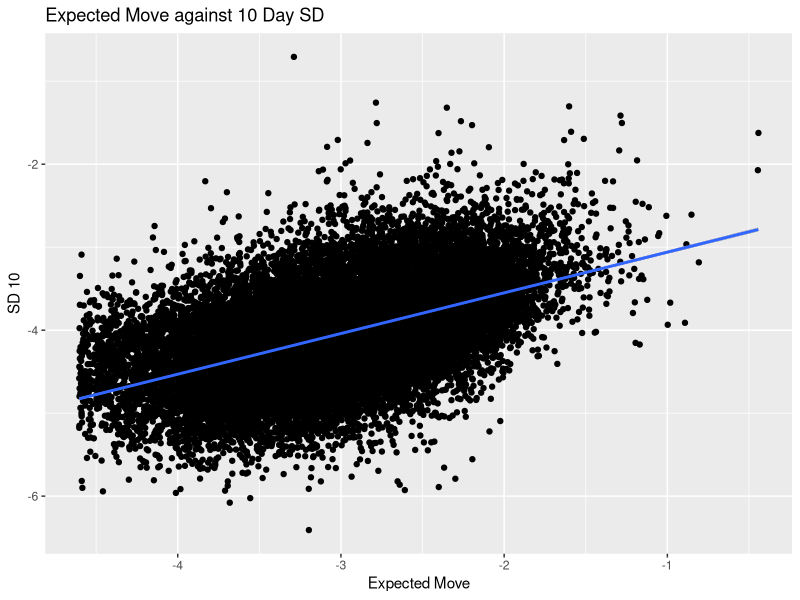
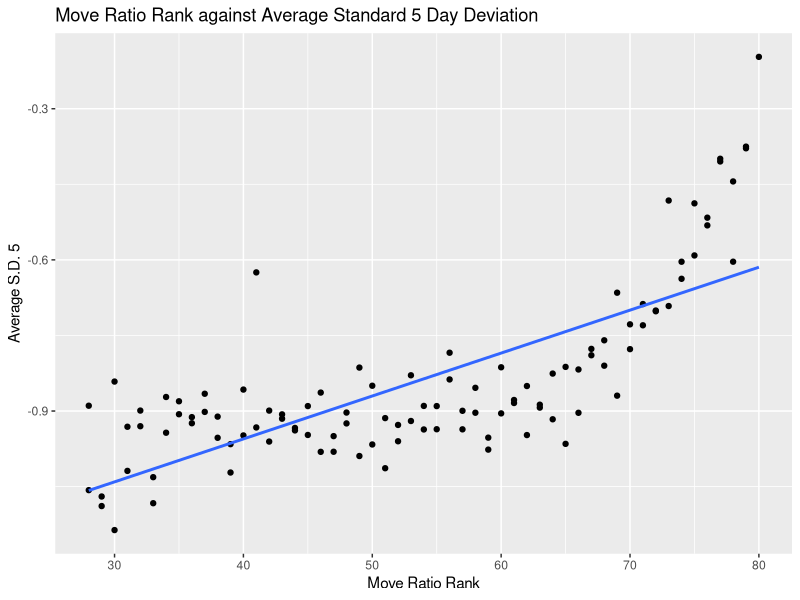
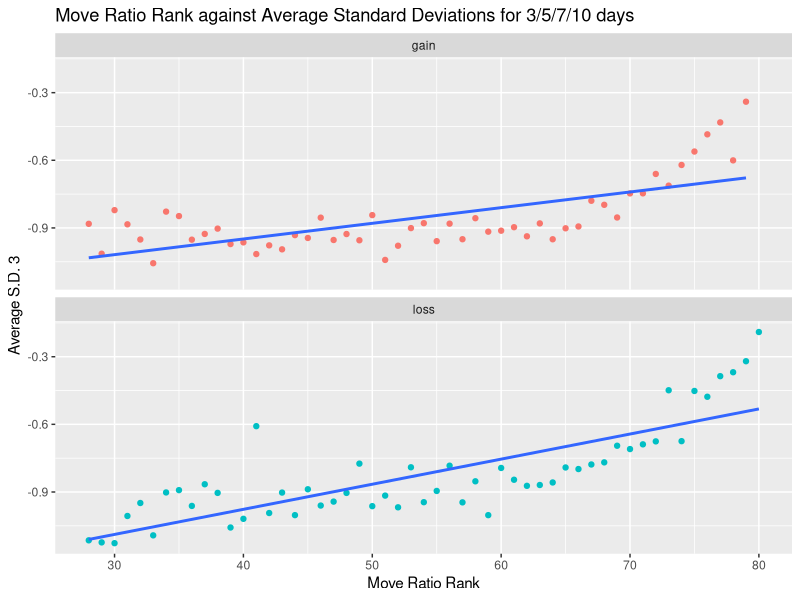
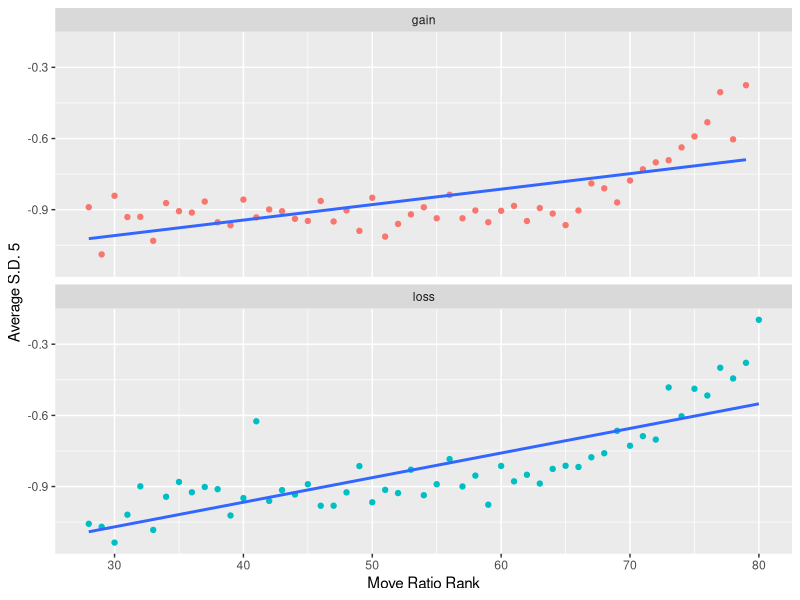
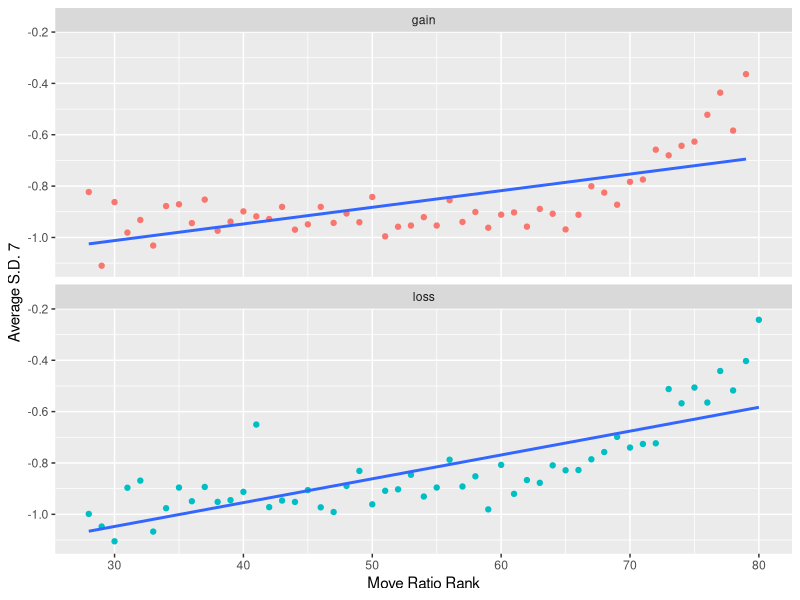
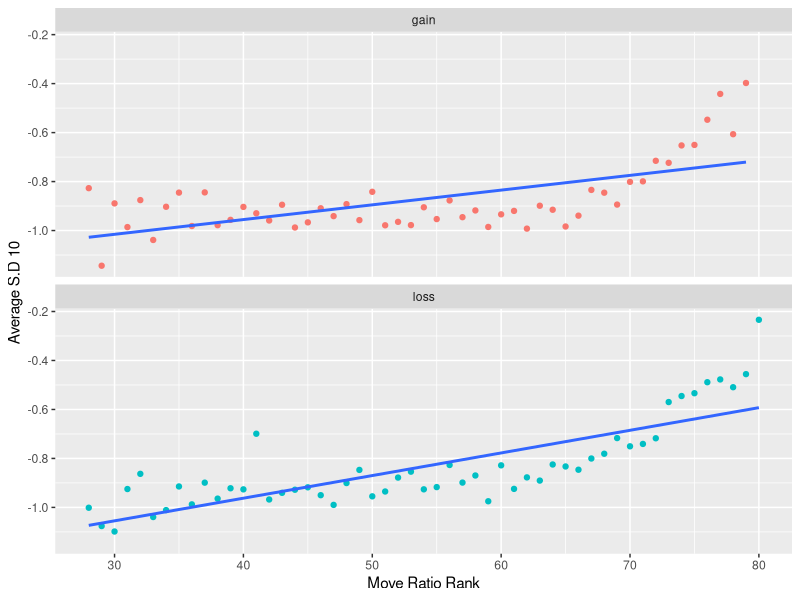

Reproduce these figures in R, in order.
## ---- chunk 1
knitr::opts_chunk$set(echo = TRUE)
library(tidyverse)
df_post_earnings <- read_csv("post_earnings_realized_volatility.csv")
library(gridExtra)
## ---- chunk 2
#massage data to how we wnt to graph it
df_post_earnings <-
  df_post_earnings %>% 
    filter(expected_move > 0.01)

df_post_earnings <-
  df_post_earnings %>% 
    filter(move_ratio > 0.01)

df_post_earnings <-
  df_post_earnings %>% 
    mutate(gain_loss = map_chr(actual_move, function(move) if(move < 0) {"loss"} else {"gain"}))

df_post_earnings <-
  df_post_earnings %>% 
    mutate(move_ratio_bucket = cut(log(move_ratio), 100, labels = FALSE))
## ---- chunk 3
#noisy sd 20 vs move ratio
# df_post_earnings %>% 
#   group_by(move_ratio_bucket, gain_loss) %>% 
#   summarize(avg_sd_20_ratio = (mean(sd_20/expected_move))
#             ,num_obs = n()) %>% 
#   filter(num_obs > 50) %>% 
#   ggplot() + geom_point(mapping = aes(x = move_ratio_bucket, 
#                                       y = avg_sd_20_ratio, color = gain_loss)) +
#   geom_smooth(mapping = aes(x = move_ratio_bucket, 
#                             y = avg_sd_20_ratio), method = "lm",
#               se = F)

  # graph move ratio vs SD/expected, log() possibly
df_post_earnings %>% 
  ggplot() + geom_point(mapping = aes(
    y = log(sd_10), x = log(expected_move)  
    ))+
  geom_smooth(mapping = aes(
    x = log(expected_move), y = log(sd_10)
    ), method = "lm")+
  labs(y = "SD 10", x = "Expected Move", title = "Expected Move against 10 Day SD")
## ---- chunk 4
# cleaned up SD 7 vs ratio, without gain vs loss
df_post_earnings %>% 
  group_by(move_ratio_bucket, gain_loss) %>% 
  summarize(avg_sd_05_ratio = log(mean(sd_05/expected_move))
            ,num_obs = n()) %>% 
  filter(num_obs > 50) %>% 
  ggplot() + geom_point(mapping = aes(x = move_ratio_bucket, 
                                      y = avg_sd_05_ratio),# color = gain_loss),
                        show.legend = F) +
  geom_smooth(mapping = aes(x = move_ratio_bucket, y = avg_sd_05_ratio), method = "lm",
              se = F) +
  # facet_wrap(~ gain_loss, ncol = 1)+
  labs(x = "Move Ratio Rank", y = "Average S.D. 5",
       title = "Move Ratio Rank against Average Standard 5 Day Deviation")
## ---- chunk 5
# define graphs
# p1 <-
df_post_earnings %>% 
  group_by(move_ratio_bucket, gain_loss) %>% 
  summarize(avg_sd_03_ratio = log(mean(sd_03/expected_move))
            ,num_obs = n()) %>% 
  filter(num_obs > 50) %>% 
  ggplot() + geom_point(mapping = aes(x = move_ratio_bucket, 
                                      y = avg_sd_03_ratio, color = gain_loss),
                        show.legend = F) +
  geom_smooth(mapping = aes(x = move_ratio_bucket, y = avg_sd_03_ratio), method = "lm",
              se = F) +
  facet_wrap(~ gain_loss, ncol = 1)+
  labs(x = "Move Ratio Rank", y = "Average S.D. 3",
       title = "Move Ratio Rank against Average Standard Deviations for 3/5/7/10 days")

# p2 <-
df_post_earnings %>% 
  group_by(move_ratio_bucket, gain_loss) %>% 
  summarize(avg_sd_05_ratio = log(mean(sd_05/expected_move))
            ,num_obs = n()) %>% 
  filter(num_obs > 50) %>% 
  ggplot() + geom_point(mapping = aes(x = move_ratio_bucket, 
                                      y = avg_sd_05_ratio, color = gain_loss),
                        show.legend = F) +
  geom_smooth(mapping = aes(x = move_ratio_bucket, y = avg_sd_05_ratio), method = "lm",
              se = F) +
  facet_wrap(~ gain_loss, ncol = 1)+
  labs(x = "Move Ratio Rank", y = "Average S.D. 5")

# p3 <-
df_post_earnings %>% 
  group_by(move_ratio_bucket, gain_loss) %>% 
  summarize(avg_sd_07_ratio = log(mean(sd_07/expected_move))
            ,num_obs = n()) %>% 
  filter(num_obs > 50) %>% 
  ggplot() + geom_point(mapping = aes(x = move_ratio_bucket, 
                                      y = avg_sd_07_ratio, color = gain_loss),
                        show.legend = F) +
  geom_smooth(mapping = aes(x = move_ratio_bucket, y = avg_sd_07_ratio), method = "lm",
              se = F) +
  facet_wrap(~ gain_loss, ncol = 1)+
  labs(x = "Move Ratio Rank", y = "Average S.D. 7")

# p4 <-
df_post_earnings %>% 
  group_by(move_ratio_bucket, gain_loss) %>% 
  summarize(avg_sd_10_ratio = log(mean(sd_10/expected_move))
            ,num_obs = n()) %>% 
  filter(num_obs > 50) %>% 
  ggplot() + geom_point(mapping = aes(x = move_ratio_bucket, 
                                      y = avg_sd_10_ratio, color = gain_loss),
                        show.legend = F) +
  geom_smooth(mapping = aes(x = move_ratio_bucket, y = avg_sd_10_ratio), method = "lm",
              se = F) +
  facet_wrap(~ gain_loss, ncol = 1)+
  labs(x = "Move Ratio Rank", y = "Average S.D 10")

# gridExtra::grid.arrange(p1, p2, p3, p4, ncol = 1)
